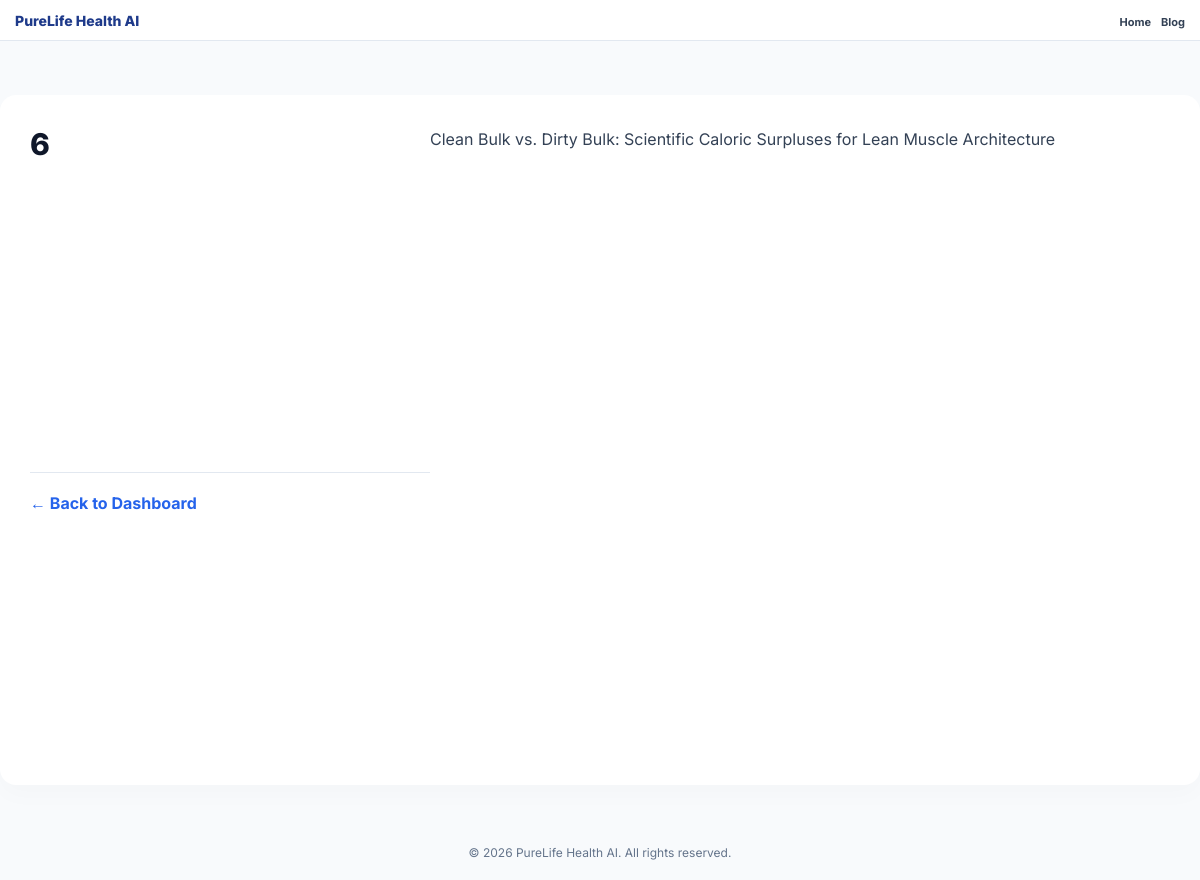
The page /blog/clean-bulk-vs-dirty-bulk-scientific-surplus on the database its author committed.
### tables this page shows
CREATE TABLE posts (
            id INTEGER PRIMARY KEY AUTOINCREMENT,
            title TEXT NOT NULL,
            slug TEXT UNIQUE NOT NULL,
            content TEXT NOT NULL,
            category TEXT NOT NULL,
            date_created TIMESTAMP DEFAULT CURRENT_TIMESTAMP
        );

### app.py (the view)
@app.route("/blog/<slug>")
def blog_post(slug):
    conn = sqlite3.connect(DB_PATH)
    conn.row_factory = sqlite3.Row
    c = conn.cursor()
    c.execute("SELECT * FROM posts WHERE slug=?", (slug,))
    post = c.fetchone()
    conn.close()
    if not post:
        return "<h1>Article Not Found</h1><a href="/">Go Back</a>", 404
    return render_template("post.html", post=post)

### templates/post.html (shortened to what this page needs)
<!DOCTYPE html>
<html lang="en">
<head>
    <link rel="stylesheet" href="{{ url_for('static', filename='css/style.css') }}">
</head>
<body style="background: #f8fafc;">
<nav class="navbar">
    <a href="/" class="nav-logo">PureLife Health AI</a>
    <ul class="nav-links">
        <li><a href="/">Home</a></li>
        <li><a href="/blog">Blog</a></li>
    </ul>
</nav>
<div class="main-container" style="max-width: 800px; margin: 40px auto; padding: 30px; background: white; border-radius: 16px; box-shadow: 0 10px 25px rgba(0,0,0,0.02);">
    <h1 style="font-size: 30px; font-weight: 800; color: #0f172a; line-height: 1.3; margin-bottom: 25px;">{{ post[0] }}</h1>
    <div class="article-content" style="font-size: 16px; color: #334155; line-height: 1.8;">
        {{ post[1] | safe }}
    </div>
    <div style="margin-top: 40px; padding-top: 20px; border-top: 1px solid #e2e8f0;">
        <a href="/" style="color: #2563eb; text-decoration: none; font-weight: 700;">&larr; Back to Dashboard</a>
    </div>
</div>
<footer style="text-align: center; padding: 20px; font-size: 12px; color: #64748b; margin-top: 40px;">
    <p>&copy; 2026 PureLife Health AI. All rights reserved.</p>
</footer>
</body>
</html>

### static/css/style.css (style rules this page uses)
* { margin:0; padding:0; box-sizing:border-box; font-family:'Inter',sans-serif; }
body { background:#eef4fb; padding:10px; padding-top: 65px; color: #0f172a; overflow-y: auto; transition: background-color 0.3s, color 0.3s; }
.navbar { position: fixed; top: 0; left: 0; width: 100%; background: white; border-bottom: 1px solid #e2e8f0; display: flex; justify-content: space-between; align-items: center; padding: 10px 15px; z-index: 10000; transition: background-color 0.3s, border-color 0.3s; }
.nav-logo { color: #1e3a8a; font-weight: 800; font-size: 14px; text-decoration: none; white-space: nowrap; }
.nav-links { display: flex; gap: 10px; list-style: none; align-items: center; }
.nav-links a { color: #334155; text-decoration: none; font-size: 11px; font-weight: 700; transition: 0.2s; }
.main-container { max-width: 500px; margin: auto; display: flex; flex-direction: column; gap: 15px; width: 100%; }
@media screen and (min-width: 701px) { body { margin: 0; padding: 0; padding-top: 55px; width: 100%; height: calc(100vh - 55px); overflow: hidden; background: #f8fafc; } }
@media screen and (min-width: 701px) { .main-container { max-width: 100% !important; width: 100vw; height: 100%; display: grid; grid-template-columns: 400px 1fr; gap: 0; } }

### rows shown on the page
posts: id "6", title "Clean Bulk vs. Dirty Bulk: Scientific Caloric Surpluses for Lean Muscle Architecture"
